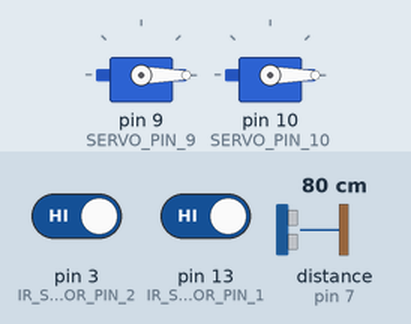
This sketch was run on a simulated Arduino Uno, built for the host (arithmetic inside an expression is 32-bit, double 64-bit). Parts: 2 × servo. Wiring (inferred from the names in the program): ultrasonic range finder: trigger pin 6; echo pin 7. The inputs (shaded band) are chosen by the test bench; at power-on: distance to the obstacle (sensor on pin 7) 80 cm, pin 13 (IR_SENSOR_PIN_1) HIGH, pin 3 (IR_SENSOR_PIN_2) HIGH. The echo pulse lasts 58.3 µs per cm; what the sketch prints to the serial monitor is not drawn.

Above: at 1.2 s.
1.3 s: distance to the obstacle (sensor on pin 7) set to 12 cm
2.8 s: distance to the obstacle (sensor on pin 7) set to 9 cm
At 3.8 s:
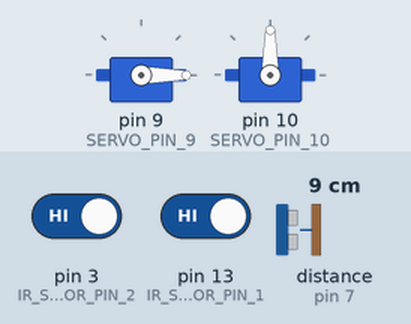
5.8 s: pin 13 (IR_SENSOR_PIN_1) driven LOW
At 8.6 s:
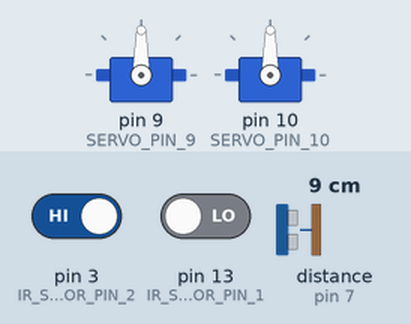
8.8 s: pin 3 (IR_SENSOR_PIN_2) driven LOW
At 10.45 s:
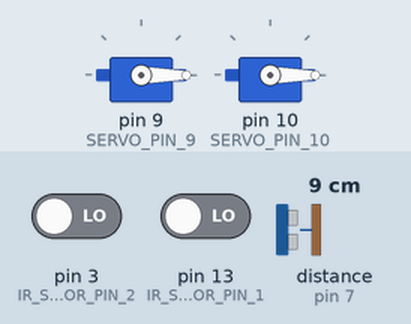
11.8 s: pin 3 (IR_SENSOR_PIN_2) driven HIGH
At 13.0 s:
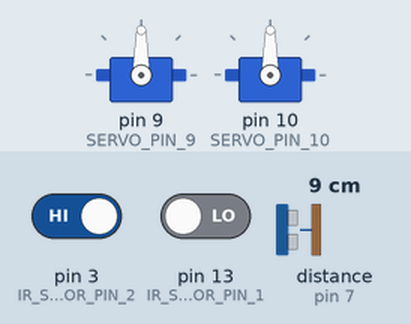
Timing chart, 0 to 14.8 s (numbered marks = the images above; inputs shaded):
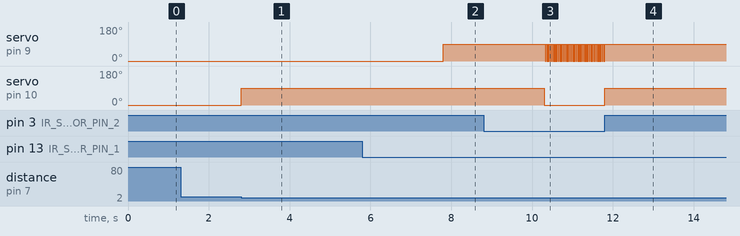

The sketch:

IOTtoll.ino
```cpp
#include <Servo.h>

#define IR_SENSOR_PIN_1 13
#define IR_SENSOR_PIN_2 3
#define SERVO_PIN_9 9 // Servo pin for IR sensor
#define SERVO_PIN_10 10 // Servo pin for ultrasonic sensor
#define TRIGGER_PIN 6
#define ECHO_PIN 7
#define OBSTACLE_DETECTED LOW // Change this if the sensors have different logic levels

Servo gateServo9; // Servo for IR sensor
Servo gateServo10; // Servo for ultrasonic sensor

int carsEntered = 0;
int carsExited = 0;

bool gate9Open = false;
bool gate10Open = false;

unsigned long entryTimes[100]; // Array to store entry times (assuming a maximum of 100 cars)
unsigned long exitTimes[100]; // Array to store exit times (assuming a maximum of 100 cars)
int currentCarIndex = 0; // Index to keep track of the current car

void setup() {
  Serial.begin(9600);
  pinMode(IR_SENSOR_PIN_1, INPUT);
  pinMode(IR_SENSOR_PIN_2, INPUT);
  pinMode(TRIGGER_PIN, OUTPUT);
  pinMode(ECHO_PIN, INPUT);
  gateServo9.attach(SERVO_PIN_9);
  gateServo10.attach(SERVO_PIN_10);

  // Initially, keep the gates closed
  closeGate9();
  closeGate10();

  // Prompt the user to type 'data' to see information
  Serial.println("Please type 'data' to see information.");
}

void loop() {
  if (Serial.available() > 0) {
    String input = Serial.readStringUntil('\n');
    if (input == "data") {
      Serial.print("Cars Entered: ");
      Serial.print(carsEntered);
      Serial.print(", Cars Exited: ");
      Serial.println(carsExited);

      // Calculate and print the average time cars stay in the lot
      if (carsExited > 0) {
        unsigned long totalStayTime = 0;
        for (int i = 0; i < carsExited; i++) {
          totalStayTime += exitTimes[i] - entryTimes[i];
        }
        unsigned long avgStayTime = totalStayTime / carsExited / 1000; // Convert milliseconds to seconds
        Serial.print("Average Stay Time (s): ");
        Serial.println(avgStayTime);
      }
    }
  }

  int irSensor1Value = digitalRead(IR_SENSOR_PIN_1);
  int irSensor2Value = digitalRead(IR_SENSOR_PIN_2);

  // Check if the gate needs to be opened or closed based on IR sensor
  if (irSensor1Value == OBSTACLE_DETECTED && !gate9Open) {
    // If sensor 1 detects an obstacle and gate 9 is not already open, open gate 9
    openGate9();
    carsEntered++;
    gate9Open = true;
    entryTimes[currentCarIndex] = millis(); // Record entry time
  } else if (irSensor2Value == OBSTACLE_DETECTED && gate9Open) {
    // If sensor 2 detects an obstacle and gate 9 is open, close gate 9
    closeGate9();
    carsExited++;
    gate9Open = false;
    exitTimes[currentCarIndex] = millis(); // Record exit time
    currentCarIndex++;
  } else {
    // If no obstacle detected by IR sensors, check distance using ultrasonic sensor
    int distance = measureDistance();
    if (distance < 10 && !gate10Open) { // Adjust the threshold according to your needs
      // If distance is less than 10cm and gate 10 is not already open, open gate 10
      openGate10();
      gate10Open = true;
      delay(2500); // Keep the gate open for 2.5 seconds
      closeGate10(); // Close gate 10
      gate10Open = false;
    }
  }
}

void openGate9() {
  gateServo9.write(90); // Rotate the servo attached to pin 9 to open the gate
}

void closeGate9() {
  gateServo9.write(0); // Rotate the servo attached to pin 9 to close the gate
}

void openGate10() {
  gateServo10.write(90); // Rotate the servo attached to pin 10 to open the gate
}

void closeGate10() {
  gateServo10.write(0); // Rotate the servo attached to pin 10 to close the gate
}

int measureDistance() {
  // Send a pulse to trigger the ultrasonic sensor
  digitalWrite(TRIGGER_PIN, LOW);
  delayMicroseconds(2);
  digitalWrite(TRIGGER_PIN, HIGH);
  delayMicroseconds(10);
  digitalWrite(TRIGGER_PIN, LOW);

  // Measure the duration of the pulse from the echo pin
  long duration = pulseIn(ECHO_PIN, HIGH);

  // Convert the duration to distance in centimeters
  int distance = duration * 0.034 / 2;

  return distance;
}
```

Measured:
- the behaviour switches between 11 and 10 cm on distance to the obstacle (sensor on pin 7) (found by bisection; images 0 and 1)
- after the input at 1.3 s, every drawn part: stays the same
- after the input at 2.8 s, servo on pin 10 (SERVO_PIN_10): 0° → 90° at once
- after the input at 5.8 s, servo on pin 9 (SERVO_PIN_9): 0° → 90° after 2.0 s
- after the input at 8.8 s, servo on pin 9 (SERVO_PIN_9): alternates 90° for 0.02 s and 0° for 0.02 s, starting after 1.5 s; servo on pin 10 (SERVO_PIN_10): 90° → 0° after 1.5 s
- after the input at 11.8 s, servo on pin 9 (SERVO_PIN_9): stops changing and stays 90°; servo on pin 10 (SERVO_PIN_10): 0° → 90° at once
